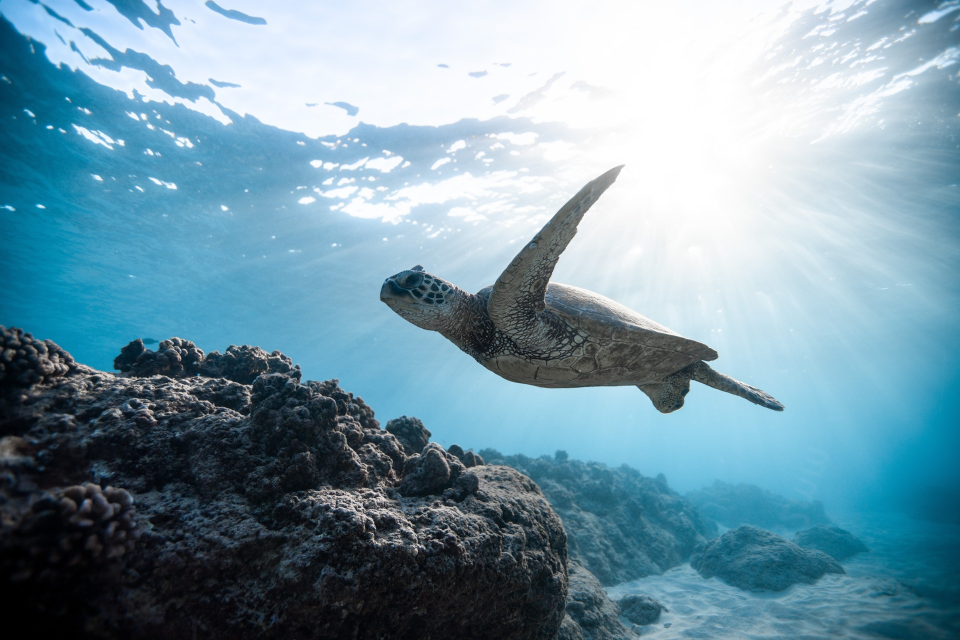
//> input picture Cpp/Vignette_Applier/Vignette_Applier/turtle.jpg, 1920 x 1280 px (shown at 1/2 size)
$ ./Vignette_Applier   (built with g++ and OpenCV 4)
//> lines starting //> are read from the running program, lines starting //| are printed output that depends on the picture
//> further down, input_image is the input picture: 1280 rows x 1920 cols, CV_8UC3; mean B, G, R 166.7, 151.5, 117.8
#define _USE_MATH_DEFINES
#include <math.h>

#include <vector>

#include <opencv2/opencv.hpp>
#include <opencv2/highgui.hpp>
#include <opencv2/imgproc/types_c.h>


// Helper function to calculate the distance between 2 points.
double dist(double first_point_x, double first_point_y, double second_point_x, double second_point_y)
{
	return sqrt(pow((first_point_x - second_point_x), 2) + pow((first_point_y - second_point_y), 2));
}

// Helper function that computes the longest distance from the edge to the center point.
double getMaxDistFromCenter(double size_x, double size_y, double center_x, double center_y) {
	// given a rect and a line
	// get which corner of rect is farthest from the line
	std::vector<std::pair<double,double>> corners(4);
	corners[0] = std::pair<double,double>(0, 0);
	corners[1] = std::pair<double, double>(size_x, 0);
	corners[2] = std::pair<double, double>(0, size_y);
	corners[3] = std::pair<double, double>(size_x, size_y);
	double maxDis = 0;
	for (int i = 0; i < 4; ++i) {
		double dis = dist(center_x, center_y, corners[i].first,corners[i].second);
		if (maxDis < dis)
			maxDis = dis;
	}
	return maxDis;
}

// Helper function that creates a gradient image.
void generateGradient(cv::Mat& mask) {
	const double mask_center_x = mask.cols / 2;	//wyznaczenie środka winiety
//> mask_center_x = 960
	const double mask_center_y = mask.rows / 2;
//> mask_center_y = 640
	const double mask_size_x = mask.cols;			//wyznaczenie rozmiaru winiety
//> mask_size_x = 1920
	const double mask_size_y = mask.rows;
//> mask_size_y = 1280
	const double power = 4;						//moc winiety
	const double maxDistFromCenter = getMaxDistFromCenter(mask_size_x, mask_size_y, mask_center_x, mask_center_y);	//odległość najdalszego punktu od środka winiety
//> maxDistFromCenter = 1153.8
	const double std_multiplier = M_PI_2 / maxDistFromCenter;
//> std_multiplier = 0.00136
	double temp;
	for (int row = 0; row < mask.rows; row++) {
		for (int col = 0; col < mask.cols; col++) {
			temp = dist(mask_center_x, mask_center_y, col, row);	//generowanie winiety
			temp *= std_multiplier;
			temp = cos(temp);
			temp = pow(temp, power);
			mask.at<double>(row, col) = temp;
		}
	}
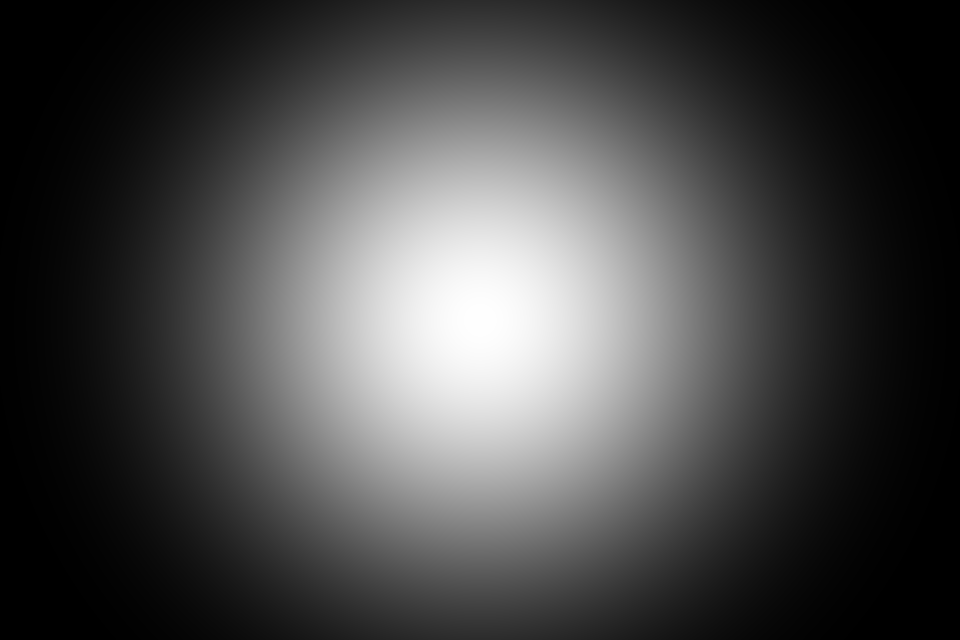
//> mask: 1280 rows x 1920 cols, CV_64FC1 (shown at 1/2 size); min 1.41e-65, max 1, mean 0.282
}

// This is where the fun starts!
int main() {
	cv::Mat input_image = cv::imread("E:/Projects/Projects/Vignette_Applier/turtle.jpg");
	if (input_image.empty()) {
		std::cout << "!!! Failed imread\n";
		return -1;
	}

	/*
	cv::namedWindow("Original", cv::WINDOW_NORMAL);
	cv::resizeWindow("Original", img.size().width/2, img.size().height/2);
	cv::imshow("Original", img);
	*/

	cv::Mat mask_image(input_image.size(), CV_64F);
	//cv::Mat mask_image(400, 600, CV_64F);
	generateGradient(mask_image);

	cv::imwrite("gradient.jpg", mask_image);

	// [4 lines of commented-out code are left out]


	cv::Mat output_image(input_image);
	for (int row = 0; row < output_image.rows; row++) {
		for (int col = 0; col < output_image.cols; col++) {
			output_image.at<cv::Vec3b>(row, col)[0] *= mask_image.at<double>(row, col);
			output_image.at<cv::Vec3b>(row, col)[1] *= mask_image.at<double>(row, col);
			output_image.at<cv::Vec3b>(row, col)[2] *= mask_image.at<double>(row, col);
		}
	}
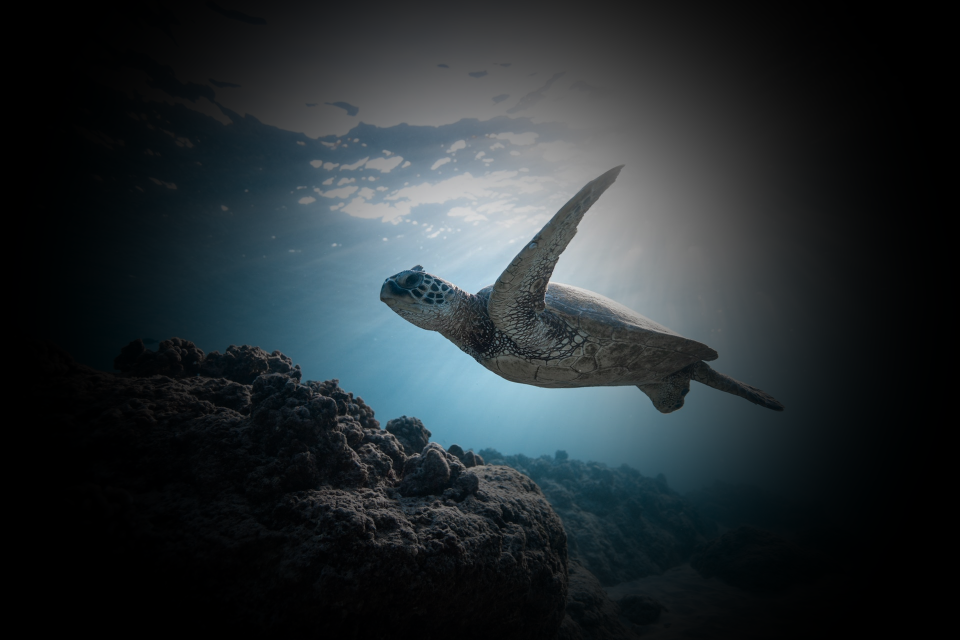
//> output_image: 1280 rows x 1920 cols, CV_8UC3 (shown at 1/2 size); mean B, G, R 48.7, 45.2, 37.8

	cv::imwrite("vignette_cpp.jpg", output_image);

	cv::namedWindow("Vignette", cv::WINDOW_NORMAL);
	cv::resizeWindow("Vignette", output_image.cols/2, output_image.rows/2);
	cv::imshow("Vignette", output_image);
	cv::waitKey();

	return 0;
}
